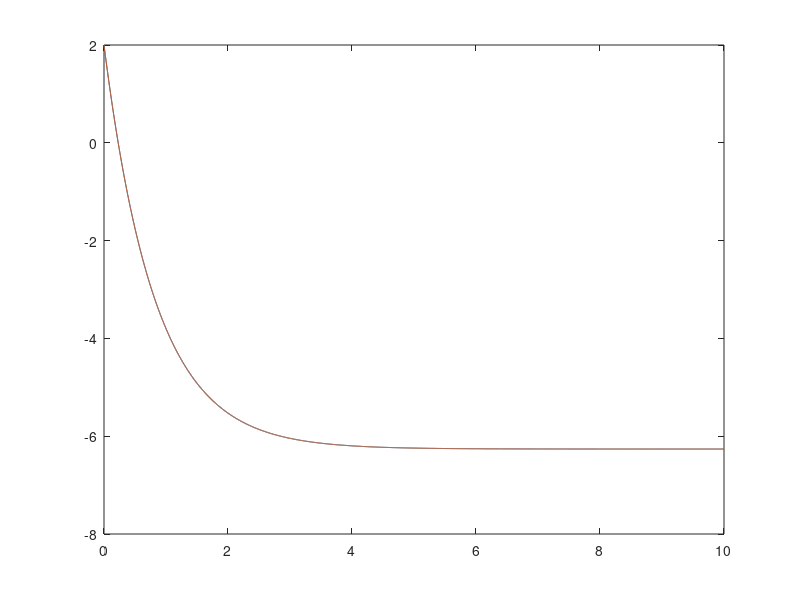

MATLAB code for this plot:
% RST 2 Versuch 2
load Modellparameter.mat

a = (Ke*Km)/(J * R) + mu / J;
b = (Km * V)/(J * R);

A = [0,1;0,-a];
B = [0;b];
C = [1,0];
%% Aufgabe 1

%c)
sigma = ss(A,B,C,0);
x0 = [2;-10];
t = 0:2e-3:10;
u = zeros (size(t));

[y,t,x] = lsim(sigma, u, t, x0);

plot(t,y,t, 2-10/a * (1-exp(-a*t)));

